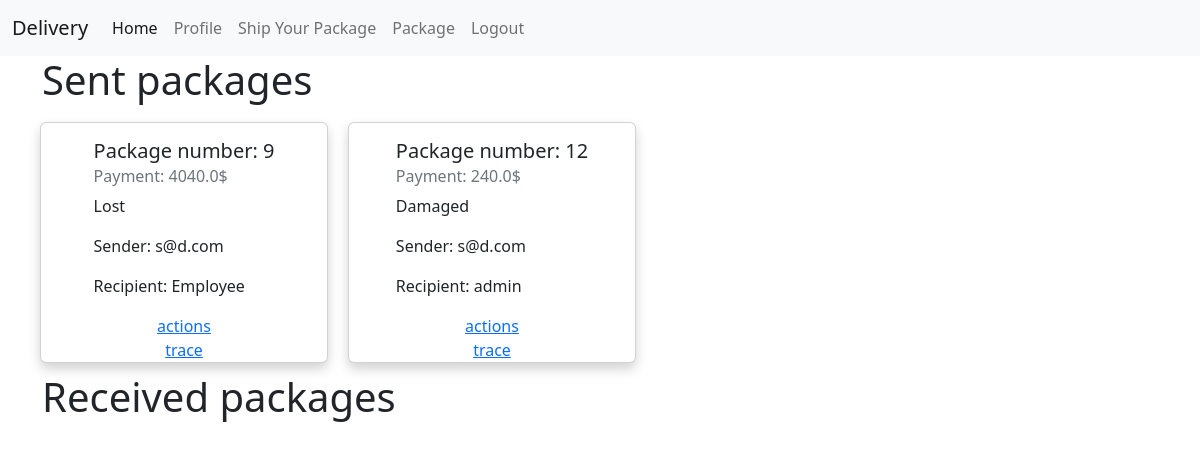
The page /packages (signed in) on the database its author committed.
### Delivery/models.py (models this page shows, shortened)
class Package(models.Model):
    id = models.AutoField(primary_key=True)
    weight = models.FloatField()
    destination = models.CharField(max_length=100)
    dimensions = models.CharField(max_length=100, default='Small')
    insurance_amount = models.FloatField()
    status = models.CharField(max_length=100, default='In Transit')
    category = models.CharField(max_length=100, default='Regular')
    value = models.FloatField(default=0)
    final_delivery_date = models.DateField()
    recipient = models.CharField(max_length=100, default='John Doe')
    pay = models.BooleanField(default=False)
    history = HistoricalRecords()
    user = models.ForeignKey(User, on_delete=models.CASCADE, null=True)
    @property
    def payment(self):
        return self.value * (self.weight * 0.1) + self.insurance_amount

class User(AbstractUser):
    pass

### Delivery/views.py (the view, shortened to what this page needs)
# urls.py: path("packages", views.packages, name="packages"),
@login_required
def packages(request):
    if (not request.user.is_staff):
        packages = Package.objects.filter(user_id=request.user.id)
        package = Package.objects.filter(recipient=request.user.username)
        return render(request, "Delivery/packages.html", {
            "packages": packages,
            "package": package,
            "isCustomer": True,
            "emptyID": not packages.exists(),
            "emptyName": not package.exists(),
        })

### Delivery/templates/Delivery/packages.html (shortened to what this page needs)
{% extends "Delivery/index.html" %}
{% block body %}
{% if isCustomer %}
    <div class="container">
        <div>
            <h1>Sent packages</h1>
        </div>
        <div class="row">
            {% if emptyID %}
                <p>You have no sent packages</p>
            {% else %}
            {% for package in packages %}
            <div class="card col-sm-6" style="width: 18rem; margin: 10px;">
                <div class="card-body">
                    <h5 class="card-title">Package number: {{package.id}}</h5>
                    <h6 class="card-subtitle mb-2 text-muted">Payment: {{package.payment}}$</h6>
                    <p class="card-text">{{package.status}}</p>
                    <p class="card-text">Sender: {{package.user}}</p>
                    <p class="card-text">Recipient: {{package.recipient}}</p>
                </div>
                <a href="{% url 'package' package.id %}">actions</a>
                <a href="{% url 'trace' package.id %}">trace</a>
            </div>
            {% endfor %}
            {% endif %}
        </div>
        <div>
            <h1>Received packages</h1>
        </div>
{% endif %}
{% endblock %}

### Delivery/static/Delivery/styles.css (style rules this page uses)
.card { display: flex; justify-content: center; align-items: center; width: 100%; margin: 0 auto; float: none; -webkit-box-shadow: 0 6px 12px rgba(0,0,0,.175); box-shadow: 0 6px 12px rgba(0,0,0,.175); -moz-tox-shadow: 0 6px 12px rgba(0,0,0,.175); }

### rows shown on the page
Package: id "9", payment "4040.0", status "Lost", user "s@d.com", recipient "Employee"
Package: id "12", payment "240.0", status "Damaged", user "s@d.com", recipient "admin"
